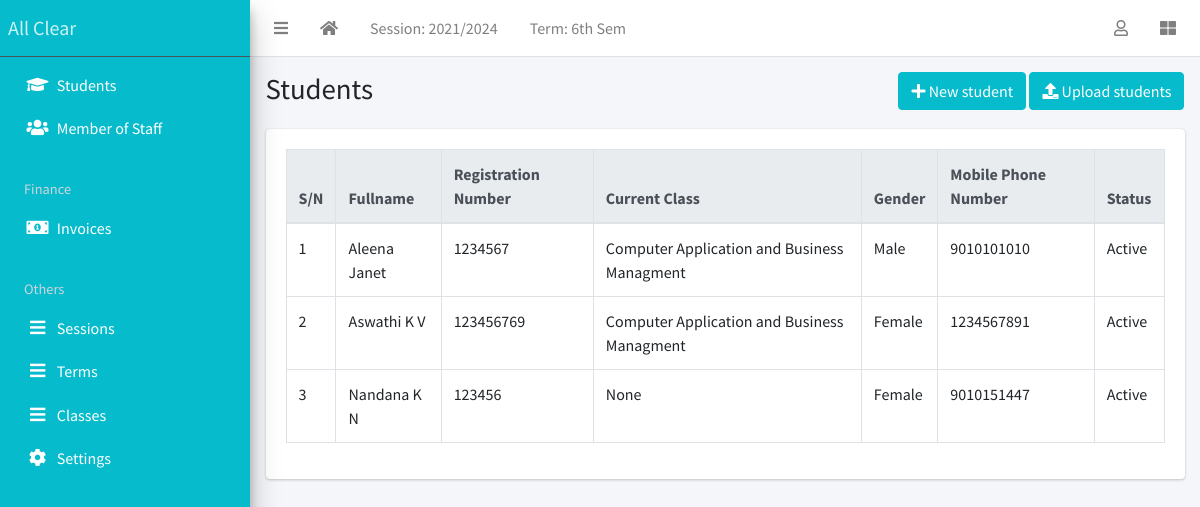
The app's page /student/list (signed in) with its own data.
### apps/corecode/models.py (models this page shows, shortened)
class AcademicSession(models.Model):
    name = models.CharField(max_length=200, unique=True)
    current = models.BooleanField(default=True)
    class Meta:
        ordering = ["-name"]

class AcademicTerm(models.Model):
    name = models.CharField(max_length=20, unique=True)
    current = models.BooleanField(default=True)
    class Meta:
        ordering = ["name"]

class StudentClass(models.Model):
    name = models.CharField(max_length=200, unique=True)
    class Meta:
        verbose_name = "Class"
        verbose_name_plural = "Classes"
        ordering = ["name"]
    def __str__(self):
        return self.name

### apps/students/models.py (models this page shows, shortened)
class Student(models.Model):
    STATUS_CHOICES = [("active", "Active"), ("inactive", "Inactive")]
    GENDER_CHOICES = [("male", "Male"), ("female", "Female")]
    current_status = models.CharField(
        max_length=10, choices=STATUS_CHOICES, default="active"
    )
    registration_number = models.CharField(max_length=200, unique=True)
    surname = models.CharField(max_length=200)
    firstname = models.CharField(max_length=200)
    other_name = models.CharField(max_length=200, blank=True)
    gender = models.CharField(max_length=10, choices=GENDER_CHOICES, default="male")
    date_of_birth = models.DateField(default=timezone.now)
    current_class = models.ForeignKey(
        StudentClass, on_delete=models.SET_NULL, blank=True, null=True
    )
    date_of_admission = models.DateField(default=timezone.now)
    mobile_num_regex = RegexValidator(
        regex="^[0-9]{10,15}$", message="Entered mobile number isn't in a right format!"
    )
    parent_mobile_number = models.CharField(
        validators=[mobile_num_regex], max_length=13, blank=True
    )
    address = models.TextField(blank=True)
    others = models.TextField(blank=True)
    passport = models.ImageField(blank=True, upload_to="students/passports/")
    class Meta:
        ordering = ["surname", "firstname", "other_name"]
    def __str__(self):
        return f"{self.surname} {self.firstname} {self.other_name} ({self.registration_number})"

### apps/students/views.py (the view)
# urls.py: path("list", StudentListView.as_view(), name="student-list"),
class StudentListView(LoginRequiredMixin, ListView):
    model = Student
    template_name = "/students/student_list.html"
    def get_queryset(self):
        queryset = super().get_queryset()
        print("Queryset:", queryset)
        return queryset
    def get_context_data(self, **kwargs):
        context = super().get_context_data(**kwargs)
        context["students"] = context["object_list"]
        return context

### apps/corecode/context_processors.py (called while the page is built)
def site_defaults(request):
    current_session = AcademicSession.objects.get(current=True)
    current_term = AcademicTerm.objects.get(current=True)
    vals = SiteConfig.objects.all()
    contexts = {
        "current_session": current_session.name,
        "current_term": current_term.name,
    }
    for val in vals:
        contexts[val.key] = val.value
    return contexts

### apps/students/templates/students/student_list.html (shortened to what this page needs)
{% extends 'base.html' %}
{% block title %}Students{% endblock title %}
{% block breadcrumb %}
<a class="btn btn-primary" href="{% url 'student-create' %}"><i
    class="fas fa-plus"></i> New student</a>
<a class="btn btn-primary" href="{% url 'student-upload' %}"><i
    class="fas fa-upload"></i> Upload students</a>
{% endblock breadcrumb %}
{% block content %}
  <div class="table-responsive">
    <table id="studenttable" class="table table-bordered table-hover" data-page-length='100'>
      <thead class="thead-light">
        <tr>
          <th>S/N</th>
          <th>Fullname</th>
          <th>Registration Number</th>
          <th>Current Class</th>
          <th>Gender</th>
          <th>Mobile Phone Number</th>
          <th>Status</th>
        </tr>
      </thead>
      <tbody>
        {% for student in students %}
          <tr class='clickable-row' data-href="{% url 'student-detail' student.id %}">
            <td>{{ forloop.counter}}</td>
            <td>{{ student.surname}} {{student.firstname }} {{student.other_name }}</td>
            <td>{{ student.registration_number}}</td>
            <td>{{ student.current_class}}</td>
            <td>{{ student.get_gender_display}}</td>
            <td>{{ student.parent_mobile_number}}</td>
            <td>{{ student.get_current_status_display}}</td>
          </tr>
        {% endfor %}
      </tbody>
    </table>
  </div>
{% endblock content %}

### templates/base.html (shortened to what this page needs)
{% load static %}
<!DOCTYPE html>
<html lang="en">
<head>
  <link rel="stylesheet" href="{% static 'plugins/fontawesome-free/css/all.min.css' %}">
  <link rel="stylesheet" href="{% static 'plugins/toastr/toastr.min.css' %}">
  <link rel="stylesheet"
    href="{% static 'plugins/overlayScrollbars/css/OverlayScrollbars.min.css' %}">
  <link rel="stylesheet" href="{% static 'plugins/Datatables/datatables.min.css' %}" />
  <link rel="stylesheet" href="{% static 'dist/css/adminlte.min.css' %}">
</head>
<body
  class="hold-transition sidebar-mini layout-fixed layout-navbar-fixed layout-footer-fixed">
  <div class="wrapper">
    <nav class="main-header navbar navbar-expand navbar-white navbar-light">
      <ul class="navbar-nav">
        <li class="nav-item">
          <a class="nav-link" data-widget="pushmenu" href="#" role="button"><i
              class="fas fa-bars"></i></a>
        </li>
        <li class="nav-item d-none d-sm-inline-block">
          <a href="{% url 'home' %} " class="nav-link"><i class="fa fa-home"></i></a>
        </li>
        <li class="nav-item d-none d-sm-inline-block">
          <a href="{% url 'current-session' %}" class="nav-link">Session: {{ current_session }}</a>
        </li>
        <li class="nav-item d-none d-sm-inline-block">
          <a href="{% url 'current-session' %}" class="nav-link">Term: {{ current_term }}</a>
        </li>
      </ul>
      <ul class="navbar-nav ml-auto">
        <li class="nav-item dropdown">
          <a class="nav-link" data-toggle="dropdown" href="#">
            <i class="far fa-user"></i>
          </a>
        </li>
        <li class="nav-item">
          <a class="nav-link" data-widget="control-sidebar" data-slide="true"
            href="#" role="button"><i class="fas fa-th-large"></i></a>
        </li>
      </ul>
    </nav>
    <aside class="main-sidebar sidebar-dark-primary elevation-4">
      <a href="{% url 'home' %}" class="brand-link color_link">All Clear</a>
      <div class="sidebar">
        <nav class="mt-2">
          <ul class="nav nav-pills nav-sidebar flex-column"
            data-widget="treeview" role="menu" data-accordion="false">
            <li class="nav-item">
              <a href="{% url 'student-list' %}" class="nav-link color_link">
                <i class="nav-icon fas fa-graduation-cap"></i>
                <p>
                  Students
                </p>
              </a>
            </li>
            <li class="nav-item">
              <a href="{% url 'staff-list' %}" class="nav-link color_link">
                <i class="nav-icon fas fa-users"></i>
                <p>
                  Member of Staff
                </p>
              </a>
            </li>
            <li class="nav-header color_link">Finance</li>
            <li class="nav-item">
              <a href="{% url 'invoice-list' %}" class="nav-link color_link">
                <i class="nav-icon fas fa-money-bill-alt"></i>
                <p>
                  Invoices
                </p>
              </a>
            </li>
            <li class="nav-header color_link">Others</li>
                <li class="nav-item">
                  <a href="{% url 'sessions' %}" class="nav-link color_link">
                    <i class="nav-icon fas fa-bars"></i>
                    <p>
                      Sessions
                    </p>
                  </a>
                </li>
                <li class="nav-item">
                  <a href="{% url 'terms' %}" class="nav-link color_link">
                    <i class="nav-icon fas fa-bars"></i>
                    <p>
                      Terms
                    </p>
                  </a>
                </li>
                <li class="nav-item">
                  <a href="{% url 'classes' %}" class="nav-link color_link">
                    <i class="nav-icon fas fa-bars"></i>
                    <p>
                      Classes
                    </p>
                  </a>
                </li>
            <li class="nav-item">
              <a href="{% url 'configs' %}" class="nav-link color_link">
                <i class="nav-icon fas fa-cog"></i>
                <p>
                  Settings
                </p>
              </a>
            </li>
          </ul>
        </nav>
      </div>
    </aside>
    <div class="content-wrapper">
      <section class="content-header">
        <div class="container-fluid">
          <div class="row mb-1">
            <div class="col-sm-8">
              <h1>{% block title %}{% endblock title %}</h1>
            </div>
            <div class="col-sm-4">
              <ol class="breadcrumb float-sm-right">
                <li class="breadcrumb-item">{% block breadcrumb %}{% endblock breadcrumb %}</li>
              </ol>
            </div>
          </div>
        </div>
      </section>
      <section class="content">
        <div class="container-fluid">
          <div class="row">
            <div class="col-md-12">
              {% block fullcard %}
              <div class="card">
                <div class="card-body">
                  <div class="row">
                    <div class="col">
                      {% block content %}
                      {% endblock content %}
                    </div>
                  </div>
                </div>
              </div>
              {% endblock fullcard %}
            </div>
          </div>
        </div>
      </section>
    </div>
  </div>
</body>
</html>

### records on screen
AcademicSession: name "2021/2024"
AcademicTerm: name "6th Sem"
Student: surname "Aleena", firstname "Janet", registration_number "1234567", current_class "Computer Application and Business Managment", gender "Male", parent_mobile_number "9010101010", current_status "Active"
Student: surname "Aswathi", firstname "K V", registration_number "123456769", current_class "Computer Application and Business Managment", gender "Female", parent_mobile_number "1234567891", current_status "Active"
Student: surname "Nandana", firstname "K N", registration_number "123456", current_class "None", gender "Female", parent_mobile_number "9010151447", current_status "Active"
